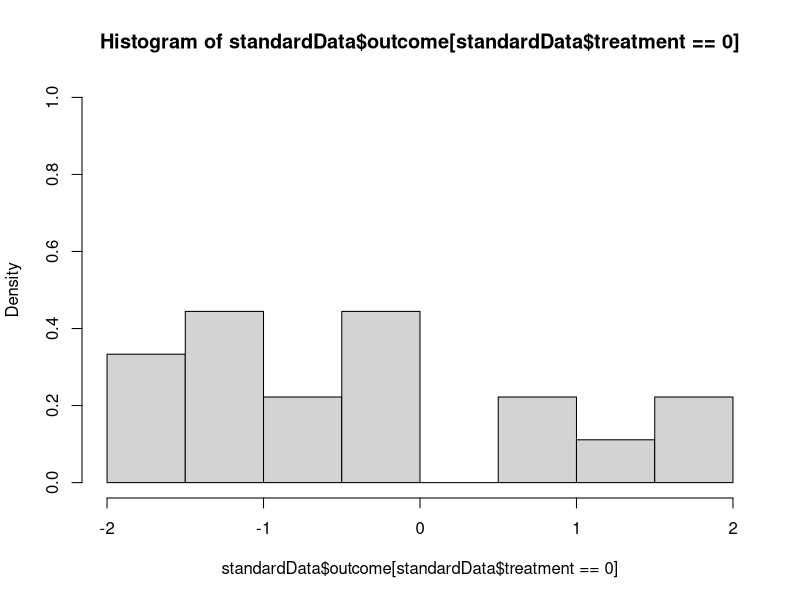
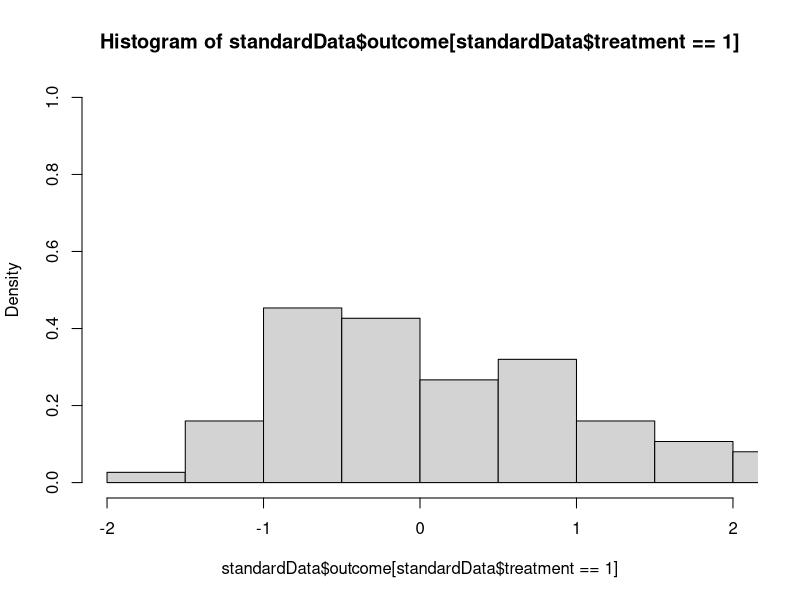

Source code (R) for these figures, in order:
standardData = read.csv('standardData.csv')

outcome = standardData$outcome
treatment = standardData$treatment
setting1 = standardData$setting1
setting2 = standardData$setting2
setting3 = standardData$setting3
summary(lm(outcome ~ treatment))
summary(lm(outcome ~ treatment + setting1 + setting2 + setting3))

hist(standardData$outcome[standardData$treatment==0],breaks=10,probability=TRUE,ylim=c(0,1),xlim=c(-2,2))
hist(standardData$outcome[standardData$treatment==1],breaks=10,probability=TRUE,ylim=c(0,1),xlim=c(-2,2))

mean(outcome[treatment==0])
mean(outcome[treatment==1])
